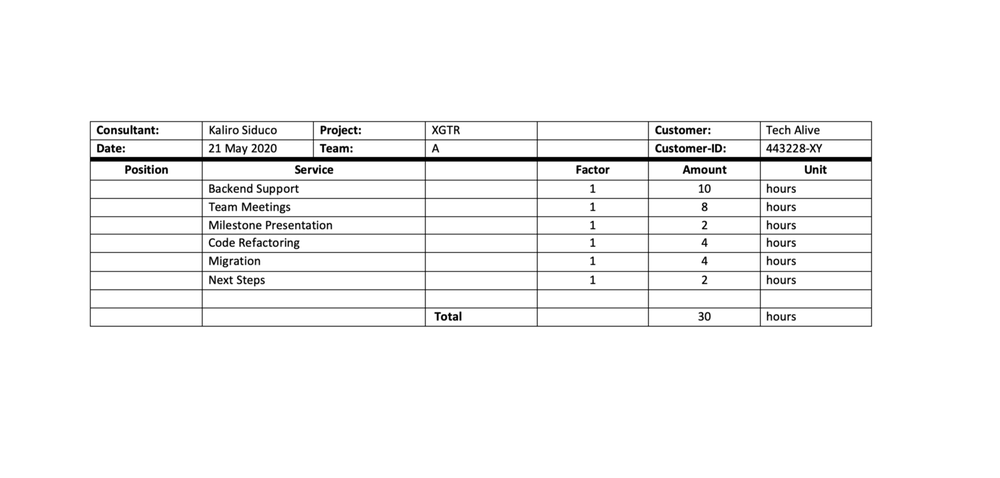
#> input picture Table structure recognition/bordered_example.png, 1000 x 478 px, shrunk from 1502 x 718 before the run
$ jupyter execute 'bordered table.ipynb'
#> lines starting #> are read from the running program, lines starting #| are printed output that depends on the picture; after the words box and inside, x2 and y2 are one past the last pixel; in counts of white or black regions, pixels touching at a corner belong together
[cell 1]
import cv2
import numpy as np
import pandas as pd
import matplotlib.pyplot as plt

[cell 2]
img = cv2.imread("bordered_example.png")
#> img is the input picture: shape (478, 1000, 3); min 0, max 255, mean 245.9
img = cv2.cvtColor(img, cv2.COLOR_BGR2GRAY)
#> img: shape (478, 1000)
img_height, img_width = img.shape
img.shape

[cell 3]
plt.imshow(img)
plt.show()

[cell 4]
img_bin = cv2.adaptiveThreshold(img, 255, cv2.ADAPTIVE_THRESH_GAUSSIAN_C, cv2.THRESH_BINARY, 5, 5)
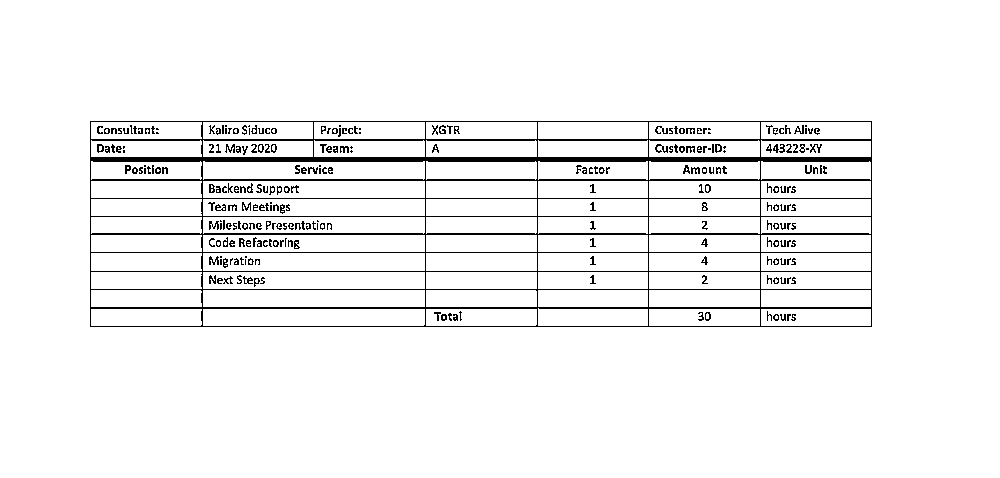
#> img_bin: shape (478, 1000); 95.2% white; black in thin lines or dots, all inside (x1, y1, x2, y2) = (90, 121, 872, 327)
plt.imshow(img_bin)
plt.show()

[cell 5]
img_bin = 255 - img_bin
plt.imshow(img_bin)
plt.show()

[cell 6]
kernel_len = img_width // 100

# Defining a vertical kernel to detect all vertical lines of image
ver_kernel = cv2.getStructuringElement(cv2.MORPH_RECT, (1, kernel_len))  # shape (kernel_len, 1) inverted! xD

# Defining a horizontal kernel to detect all horizontal lines of image
hor_kernel = cv2.getStructuringElement(cv2.MORPH_RECT, (kernel_len, 1))  # shape (1,kernel_ken) xD

# A kernel of 2x2
kernel = cv2.getStructuringElement(cv2.MORPH_RECT, (2, 2))

[cell 7]
image_1 = cv2.erode(img_bin, ver_kernel, iterations=3)
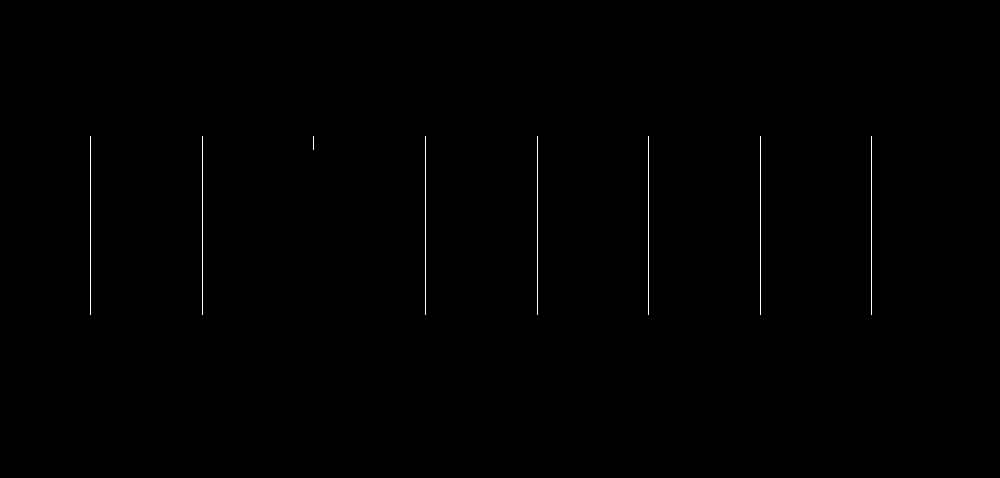
#> image_1: shape (478, 1000); 0.27% white in thin lines or dots, all inside (x1, y1, x2, y2) = (90, 136, 872, 315)
vertical_lines = cv2.dilate(image_1, ver_kernel, iterations=4)
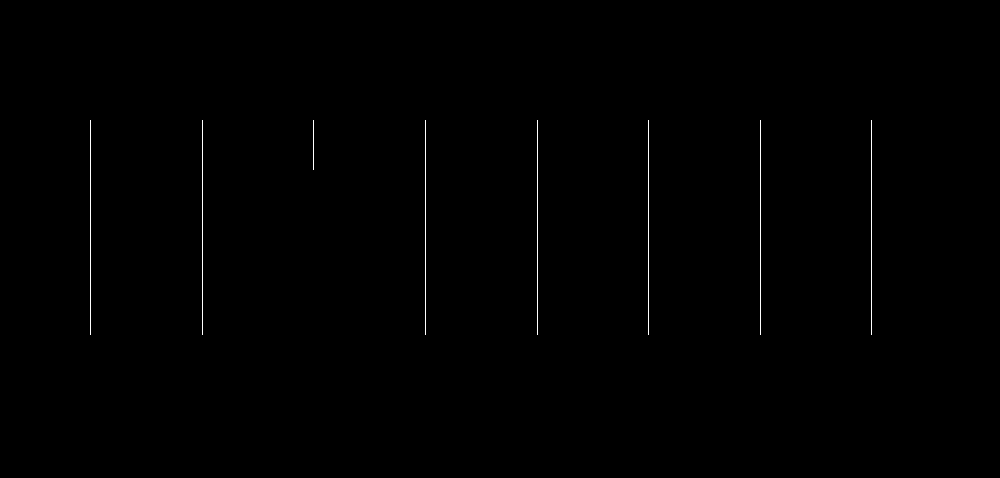
#> vertical_lines: shape (478, 1000); 0.33% white in thin lines or dots, all inside (x1, y1, x2, y2) = (90, 120, 872, 335)
plt.imshow(vertical_lines)
plt.show()

[cell 8]
image_2 = cv2.erode(img_bin, hor_kernel, iterations=3)
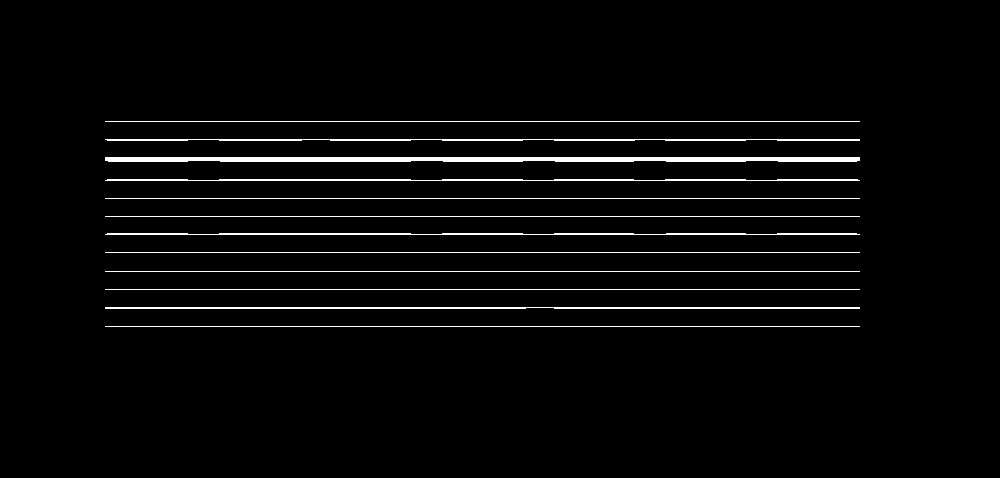
#> image_2: shape (478, 1000); 3% white in thin lines or dots, all inside (x1, y1, x2, y2) = (105, 121, 860, 327)
horizontal_lines = cv2.dilate(image_2, hor_kernel, iterations=4)
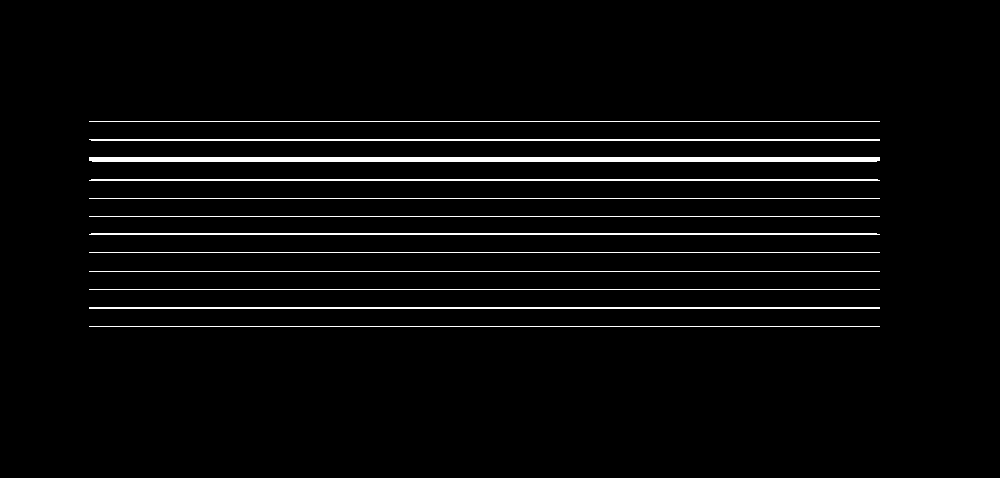
#> horizontal_lines: shape (478, 1000); 3.3% white in thin lines or dots, all inside (x1, y1, x2, y2) = (89, 121, 880, 327)
plt.imshow(horizontal_lines)
plt.show()

[cell 9]
img_vh = cv2.addWeighted(vertical_lines, 0.5, horizontal_lines, 0.5, 0.0)
plt.imshow(img_vh)
plt.show()

[cell 10]
img_vh = cv2.erode(~img_vh, kernel, iterations=2)
plt.imshow(img_vh)
plt.show()

[cell 11]
thresh, img_vh = cv2.threshold(img_vh, 128, 255, cv2.THRESH_BINARY )
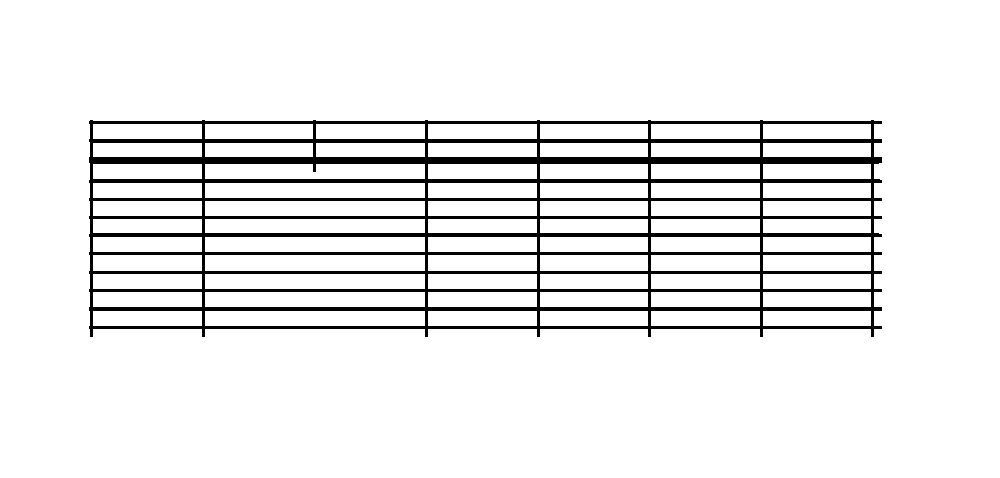
#> img_vh: shape (478, 1000); 91.9% white; 1 black region
plt.imshow(img_vh)
plt.show()

[cell 12]
# [4 lines of commented-out code are left out]

[cell 13]
contours, hierarchy = cv2.findContours(img_vh, cv2.RETR_TREE, cv2.CHAIN_APPROX_SIMPLE)
#> contours = 70 contours; largest, box (x1, y1, x2, y2) and area: (0, 0, 1000, 478) 476523, (88, 119, 883, 338) 164772, (205, 255, 425, 271) 3285, (205, 311, 425, 326) 3066, (205, 292, 425, 307) 3066

def sort_contours(cnts, method="left-to-right"):
    # initialize the reverse flag and sort index
#> called with method = 'top-to-bottom'
    reverse = False
    i = 0
    # handle if we need to sort in reverse
    if method == "right-to-left" or method == "bottom-to-top":
        reverse = True
    # handle if we are sorting against the y-coordinate rather than
    # the x-coordinate of the bounding box
    if method == "top-to-bottom" or method == "bottom-to-top":
        i = 1
    # construct the list of bounding boxes and sort them from top to
    # bottom
    boundingBoxes = [cv2.boundingRect(c) for c in cnts]
#> boundingBoxes = 70 items, first 6: (0, 0, 1000, 478), (88, 119, 795, 219), (763, 311, 108, 15), (651, 311, 109, 15), (540, 311, 108, 15), (428, 311, 109, 15)
    (cnts, boundingBoxes) = zip(*sorted(zip(cnts, boundingBoxes),
    key=lambda b:b[1][i], reverse=reverse))
#> cnts = 70 contours; largest, box (x1, y1, x2, y2) and area: (0, 0, 1000, 478) 476523, (88, 119, 883, 338) 164772, (205, 255, 425, 271) 3285, (205, 183, 425, 198) 3066, (205, 201, 425, 216) 3066; boundingBoxes = 70 items, first 6: (0, 0, 1000, 478), (88, 119, 795, 219), (763, 124, 108, 15), (651, 124, 109, 15), (540, 124, 108, 15), (428, 124, 109, 15)
    # return the list of sorted contours and bounding boxes
    return (cnts, boundingBoxes)

# Sort all the contours by top to bottom.
contours, boundingBoxes = sort_contours(contours, method="top-to-bottom")
#> contours has the same summary as cnts in sort_contours

# Creating a list of heights for all detected boxes
heights = [boundingBoxes[i][3] for i in range(len(boundingBoxes))]
#> heights = 70 values, max 478 at index 0, min 14 at index 9, mean 24.43

# Get mean of heights
mean = np.mean(heights)
#> mean = 24.43

# Create list box to store all boxes in
box = []
# Get position (x,y), width and height for every contour and show the contour on image
#print("lencontours", len(contours))
for c in contours:
    x, y, w, h = cv2.boundingRect(c)
    if (w < 0.9*img_width and h < 0.9*img_height):
        image = cv2.rectangle(img, (x, y), (x + w, y + h), (0, 255, 0), 2)
        box.append([x, y, w, h])
#> this loop made 70 passes
#> (c, x, y, w, h) on passes 1, 3, 4, 5, 6, 7: ([[0, 0], [0, 477], [999, 477], [999, 0]], 0, 0, 1000, 478), ([[763, 124], [763, 138], [870, 138], [870, 124]], 763, 124, 108, 15), ([[651, 124], [651, 138], [759, 138], [759, 124]], 651, 124, 109, 15), ([[540, 124], [540, 138], [647, 138], [647, 124]], 540, 124, 108, 15), ([[428, 124], [428, 138], [536, 138], [536, 124]], 428, 124, 109, 15), ([[316, 124], [316, 138], [424, 138], [424, 124]], 316, 124, 109, 15)
#> pass 3, `image = cv2.rectangle(img, (x, y), (x + w, y + h), (0, 255, 0), 2)`:
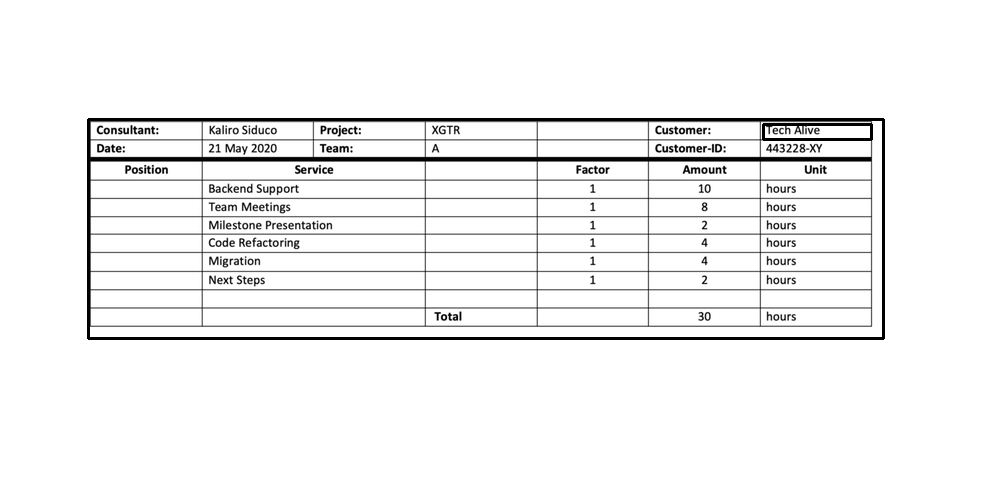
#> image: shape (478, 1000); min 0, max 255, mean 242.4
#> after the loop:
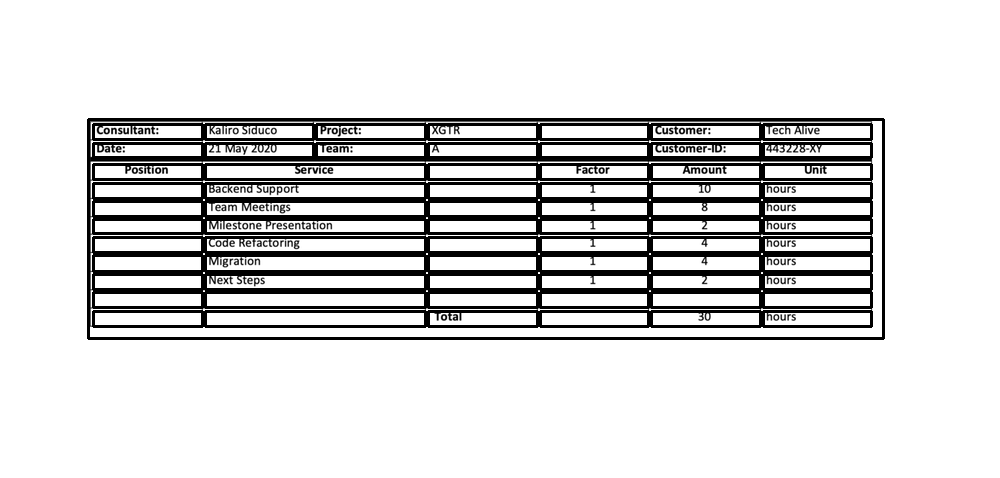
#> img: shape (478, 1000); min 0, max 255, mean 217.7
#> after the loop, box = 69 items, first 6: [88, 119, 795, 219], [763, 124, 108, 15], [651, 124, 109, 15], [540, 124, 108, 15], [428, 124, 109, 15], [316, 124, 109, 15]

plt.imshow(image)
plt.show()

[cell 14]
row = []
column = []
j = 0

# Sorting the boxes to their respective row and column
for i in range(len(box)):
    if (i == 0):
        column.append(box[i])
        previous = box[i]

    else:
        if (box[i][1] <= previous[1] + mean / 2):
            column.append(box[i])
            previous = box[i]

            if (i == len(box) - 1):
                row.append(column)

        else:
            row.append(column)
            column = []
            previous = box[i]
            column.append(box[i])
#> this loop made 69 passes
#> after the loop, row = 11 items

len(row), len(column)
#> Out = (11, 6)

[cell 15]
# checking the results
for i in range(len(row)):
    for j in range(len(row[i])):
        image = cv2.rectangle(img, (row[i][j][0], row[i][j][1]), ((row[i][j][0] + row[i][j][2], row[i][j][1] + row[i][j][3])), (0, 0, 0), 2)
#> this loop made 11 passes

plt.imshow(image)
plt.show()

$ run again, with Table structure recognition/bordered_partially_coloured_example.jpg saved as Table structure recognition/bordered_example.png
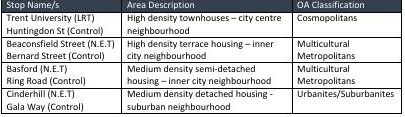
#> input picture Table structure recognition/bordered_partially_coloured_example.jpg, 405 x 117 px
#> img is the input picture: shape (117, 405, 3); mean B, G, R 203.5, 202.4, 201.3
#> `img_bin = cv2.adaptiveThreshold(img, 255, cv2.ADAPTIVE_THRESH_GAUSSIAN..`:
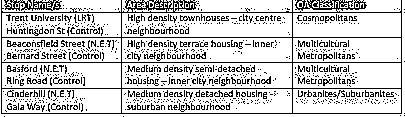
#> img_bin: shape (117, 405); 78.9% white; black in thin lines or dots
#> image_1: shape (117, 405); 1% white in thin lines or dots
#> vertical_lines: shape (117, 405); 1.2% white in thin lines or dots
#> image_2: shape (117, 405); 4.4% white in thin lines or dots
#> horizontal_lines: shape (117, 405); 4.9% white in thin lines or dots
#> `contours, hierarchy = cv2.findContours(img_vh, cv2.RETR_TREE, cv2.CHAI..`: contours = 39 contours, 15 with area under 20; largest, box (x1, y1, x2, y2) and area: (124, 65, 292, 88) 3674, (124, 91, 292, 113) 3507, (124, 40, 292, 62) 3507, (124, 15, 292, 37) 3467, (4, 65, 121, 88) 2552
#> in sort_contours, `boundingBoxes = [cv2.boundingRect(c) for c in cnts]`: boundingBoxes = 39 items, first 6: (404, 116, 1, 1), (295, 116, 106, 1), (124, 116, 168, 1), (4, 116, 117, 1), (404, 91, 1, 22), (295, 91, 106, 22)
#> in sort_contours, `(cnts, boundingBoxes) = zip(*sorted(zip(cnts, boundingBoxes), key=lamb..`: cnts = 39 contours, 15 with area under 20; largest, box (x1, y1, x2, y2) and area: (124, 65, 292, 88) 3674, (124, 40, 292, 62) 3507, (124, 91, 292, 113) 3507, (124, 15, 292, 37) 3467, (4, 65, 121, 88) 2552; boundingBoxes = 39 items, first 6: (404, 0, 1, 12), (337, 0, 64, 12), (322, 0, 12, 8), (307, 0, 12, 8), (295, 0, 9, 12), (187, 0, 105, 12)
#> `contours, boundingBoxes = sort_contours(contours, method="top-to-botto..`: contours has the same summary as cnts in sort_contours
#> heights = 39 values, max 117 at index 12, min 1 at index 15, mean 15.77
#> mean = 15.77
#> the loop `for c in contours:` made 39 passes
#> (c, x, y, w, h) on passes 1, 3, 4, 7, 8, 9, 13: ([[404, 0], [404, 11]], 404, 0, 1, 12), ([[322, 0], [322, 7], [333, 7], [333, 0]], 322, 0, 12, 8), ([[307, 0], [307, 7], [318, 7], [318, 0]], 307, 0, 12, 8), ([[176, 0], [176, 7], [183, 7], [183, 0]], 176, 0, 8, 8), ([[166, 0], [166, 7], [172, 7], [172, 0]], 166, 0, 7, 8), ([[161, 0], [161, 7], [162, 7], [162, 0]], 161, 0, 2, 8), ([[0, 0], [0, 116]], 0, 0, 1, 117)
#> after the loop `for c in contours:`:
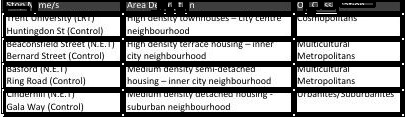
#> img: shape (117, 405); min 0, max 255, mean 145.1
#> after the loop `for c in contours:`: box = 38 items, first 6: [404, 0, 1, 12], [337, 0, 64, 12], [322, 0, 12, 8], [307, 0, 12, 8], [295, 0, 9, 12], [187, 0, 105, 12]
#> the loop `for i in range(len(box)):` made 38 passes
#> after the loop `for i in range(len(box)):`: row = 5 items
#> `len(row), len(column)`: Out = (5, 4)
#> the loop `for i in range(len(row)):` made 5 passes
